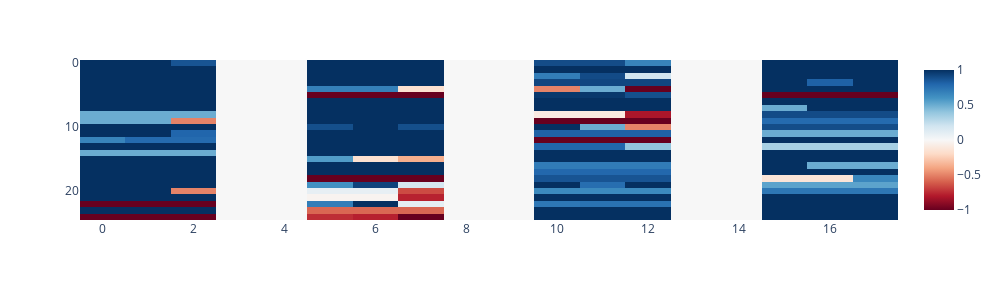

Notebook cell for this chart:
### Code cell
A = np.asarray(list(zip(*cols))).reshape(25, 12)
A = np.insert(A, [3, 6, 9], 0, axis=1)
A = np.insert(A, [3, 7, 11], 0, axis=1)

fig = px.imshow(
    A,
    color_continuous_scale="RdBu",
    aspect="auto",
    width=1000,
    height=300,
)
fig.show()

### Figure 1 — Plotly figure (JSON) as saved in the notebook; plotly's stock layout.template omitted (floating-point values rounded to 4 significant figures; data arrays with more than 128 entries replaced by an {"elided": "..."} marker saying what was removed)
{"data": [{"coloraxis": "coloraxis", "hovertemplate": "x: %{x}<br>y: %{y}<br>color: %{z}<extra></extra>", "name": "0", "type": "heatmap", "xaxis": "x", "yaxis": "y", "z": {"elided": "25x18 float values"}}], "layout": {"coloraxis": {"colorscale": [[0, "rgb(103,0,31)"], [0.1, "rgb(178,24,43)"], [0.2, "rgb(214,96,77)"], [0.3, "rgb(244,165,130)"], [0.4, "rgb(253,219,199)"], [0.5, "rgb(247,247,247)"], [0.6, "rgb(209,229,240)"], [0.7, "rgb(146,197,222)"], [0.8, "rgb(67,147,195)"], [0.9, "rgb(33,102,172)"], [1, "rgb(5,48,97)"]]}, "height": 300, "margin": {"t": 60}, "width": 1000, "xaxis": {"anchor": "y", "autorange": true, "domain": [0, 1], "range": [-0.5, 17.5]}, "yaxis": {"anchor": "x", "autorange": true, "domain": [0, 1], "range": [24.5, -0.5]}}}
